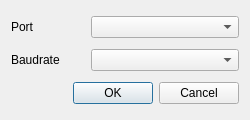
<?xml version="1.0" encoding="UTF-8"?>
<ui version="4.0">
 <class>ArduinoConnectionDlg</class>
 <widget class="QDialog" name="ArduinoConnectionDlg">
  <property name="geometry">
   <rect>
    <x>0</x>
    <y>0</y>
    <width>250</width>
    <height>120</height>
   </rect>
  </property>
  <property name="minimumSize">
   <size>
    <width>250</width>
    <height>120</height>
   </size>
  </property>
  <property name="maximumSize">
   <size>
    <width>400</width>
    <height>180</height>
   </size>
  </property>
  <property name="windowTitle">
   <string>Configure your Arduino</string>
  </property>
  <layout class="QVBoxLayout" name="verticalLayout">
   <item>
    <layout class="QHBoxLayout" name="port" stretch="1,2">
     <item>
      <widget class="QLabel" name="portLabel">
       <property name="text">
        <string>Port</string>
       </property>
      </widget>
     </item>
     <item>
      <widget class="QComboBox" name="portCbx">
       <property name="maxVisibleItems">
        <number>8</number>
       </property>
       <property name="frame">
        <bool>true</bool>
       </property>
      </widget>
     </item>
    </layout>
   </item>
   <item>
    <layout class="QHBoxLayout" name="baudrate" stretch="1,2">
     <item>
      <widget class="QLabel" name="baudrateLabel">
       <property name="text">
        <string>Baudrate</string>
       </property>
      </widget>
     </item>
     <item>
      <widget class="QComboBox" name="baudrateCbx">
       <property name="maxVisibleItems">
        <number>8</number>
       </property>
      </widget>
     </item>
    </layout>
   </item>
   <item>
    <widget class="QDialogButtonBox" name="buttonBox">
     <property name="standardButtons">
      <set>QDialogButtonBox::Cancel|QDialogButtonBox::Ok</set>
     </property>
    </widget>
   </item>
  </layout>
 </widget>
 <resources/>
 <connections/>
</ui>
